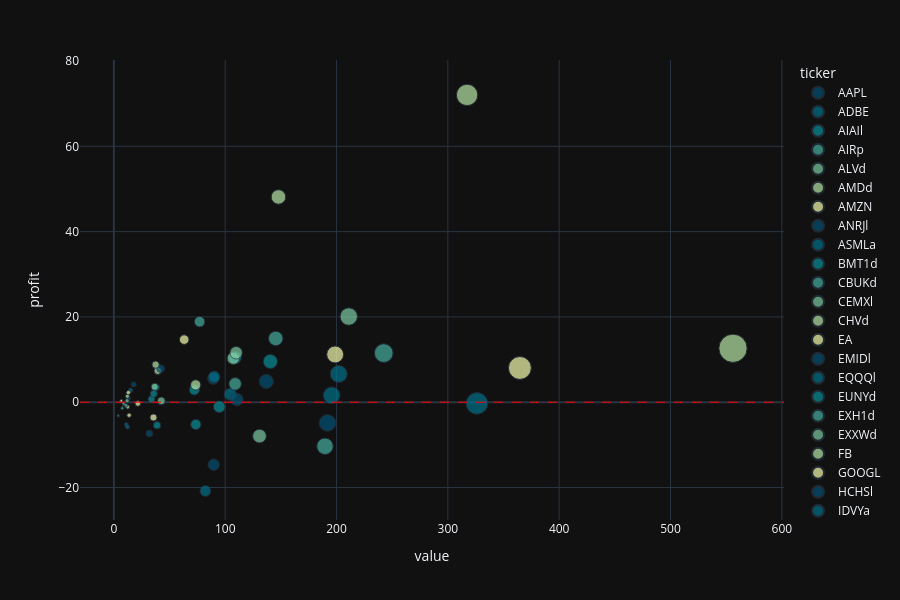

This figure's notebook cell:
### Code cell
fig = px.scatter(
    df,
    x="value",
    y="profit",
    color="ticker",
    size="weight_pct",
    hover_data=['ticker', 'name'],
    color_continuous_scale=px.colors.sequential.Bluyl_r,
)

# Add horizontal line at profit = 0
fig.add_hline(
    y=0,
    line_color="red",
    line_width=1,
    line_dash="dash"
)

fig.show()

### Figure 1 — Plotly figure (JSON) as saved in the notebook; plotly's stock layout.template omitted (floating-point values rounded to 4 significant figures)
{"data": [{"customdata": [["AAPL", "Apple"]], "hovertemplate": "ticker=%{customdata[0]}<br>value=%{x}<br>profit=%{y}<br>weight_pct=%{marker.size}<br>name=%{customdata[1]}<extra></extra>", "legendgroup": "AAPL", "marker": {"color": "rgb(4, 82, 117)", "size": [0.2231], "sizemode": "area", "sizeref": 0.02401, "symbol": "circle"}, "mode": "markers", "name": "AAPL", "orientation": "v", "showlegend": true, "type": "scatter", "x": [12.92], "xaxis": "x", "y": [0.96], "yaxis": "y"}, {"customdata": [["ADBE", "Adobe"]], "hovertemplate": "ticker=%{customdata[0]}<br>value=%{x}<br>profit=%{y}<br>weight_pct=%{marker.size}<br>name=%{customdata[1]}<extra></extra>", "legendgroup": "ADBE", "marker": {"color": "rgb(0, 113, 139)", "size": [0.1922], "sizemode": "area", "sizeref": 0.02401, "symbol": "circle"}, "mode": "markers", "name": "ADBE", "orientation": "v", "showlegend": true, "type": "scatter", "x": [11.13], "xaxis": "x", "y": [-5.23], "yaxis": "y"}, {"customdata": [["AIAIl", "L&G Artificial Intelligence (Acc)"]], "hovertemplate": "ticker=%{customdata[0]}<br>value=%{x}<br>profit=%{y}<br>weight_pct=%{marker.size}<br>name=%{customdata[1]}<extra></extra>", "legendgroup": "AIAIl", "marker": {"color": "rgb(8, 144, 153)", "size": [1.635], "sizemode": "area", "sizeref": 0.02401, "symbol": "circle"}, "mode": "markers", "name": "AIAIl", "orientation": "v", "showlegend": true, "type": "scatter", "x": [94.7], "xaxis": "x", "y": [-1.08], "yaxis": "y"}, {"customdata": [["AIRp", "Airbus"]], "hovertemplate": "ticker=%{customdata[0]}<br>value=%{x}<br>profit=%{y}<br>weight_pct=%{marker.size}<br>name=%{customdata[1]}<extra></extra>", "legendgroup": "AIRp", "marker": {"color": "rgb(70, 174, 160)", "size": [0.1307], "sizemode": "area", "sizeref": 0.02401, "symbol": "circle"}, "mode": "markers", "name": "AIRp", "orientation": "v", "showlegend": true, "type": "scatter", "x": [7.57], "xaxis": "x", "y": [-1.41], "yaxis": "y"}, {"customdata": [["ALVd", "Allianz"]], "hovertemplate": "ticker=%{customdata[0]}<br>value=%{x}<br>profit=%{y}<br>weight_pct=%{marker.size}<br>name=%{customdata[1]}<extra></extra>", "legendgroup": "ALVd", "marker": {"color": "rgb(124, 203, 162)", "size": [0.1534], "sizemode": "area", "sizeref": 0.02401, "symbol": "circle"}, "mode": "markers", "name": "ALVd", "orientation": "v", "showlegend": true, "type": "scatter", "x": [8.88], "xaxis": "x", "y": [-0.34], "yaxis": "y"}, {"customdata": [["AMDd", "Advanced Micro Devices"]], "hovertemplate": "ticker=%{customdata[0]}<br>value=%{x}<br>profit=%{y}<br>weight_pct=%{marker.size}<br>name=%{customdata[1]}<extra></extra>", "legendgroup": "AMDd", "marker": {"color": "rgb(183, 230, 165)", "size": [0.2091], "sizemode": "area", "sizeref": 0.02401, "symbol": "circle"}, "mode": "markers", "name": "AMDd", "orientation": "v", "showlegend": true, "type": "scatter", "x": [12.11], "xaxis": "x", "y": [1.42], "yaxis": "y"}, {"customdata": [["AMZN", "Amazon"]], "hovertemplate": "ticker=%{customdata[0]}<br>value=%{x}<br>profit=%{y}<br>weight_pct=%{marker.size}<br>name=%{customdata[1]}<extra></extra>", "legendgroup": "AMZN", "marker": {"color": "rgb(247, 254, 174)", "size": [0.372], "sizemode": "area", "sizeref": 0.02401, "symbol": "circle"}, "mode": "markers", "name": "AMZN", "orientation": "v", "showlegend": true, "type": "scatter", "x": [21.54], "xaxis": "x", "y": [-0.32], "yaxis": "y"}, {"customdata": [["ANRJl", "Amundi Global Hydrogen"]], "hovertemplate": "ticker=%{customdata[0]}<br>value=%{x}<br>profit=%{y}<br>weight_pct=%{marker.size}<br>name=%{customdata[1]}<extra></extra>", "legendgroup": "ANRJl", "marker": {"color": "rgb(4, 82, 117)", "size": [0.3076], "sizemode": "area", "sizeref": 0.02401, "symbol": "circle"}, "mode": "markers", "name": "ANRJl", "orientation": "v", "showlegend": true, "type": "scatter", "x": [17.81], "xaxis": "x", "y": [4.16], "yaxis": "y"}, {"customdata": [["ASMLa", "ASML"]], "hovertemplate": "ticker=%{customdata[0]}<br>value=%{x}<br>profit=%{y}<br>weight_pct=%{marker.size}<br>name=%{customdata[1]}<extra></extra>", "legendgroup": "ASMLa", "marker": {"color": "rgb(0, 113, 139)", "size": [0.2584], "sizemode": "area", "sizeref": 0.02401, "symbol": "circle"}, "mode": "markers", "name": "ASMLa", "orientation": "v", "showlegend": true, "type": "scatter", "x": [14.96], "xaxis": "x", "y": [2.79], "yaxis": "y"}, {"customdata": [["BMT1d", "British American Tobacco"]], "hovertemplate": "ticker=%{customdata[0]}<br>value=%{x}<br>profit=%{y}<br>weight_pct=%{marker.size}<br>name=%{customdata[1]}<extra></extra>", "legendgroup": "BMT1d", "marker": {"color": "rgb(8, 144, 153)", "size": [0.6498], "sizemode": "area", "sizeref": 0.02401, "symbol": "circle"}, "mode": "markers", "name": "BMT1d", "orientation": "v", "showlegend": true, "type": "scatter", "x": [37.63], "xaxis": "x", "y": [3.48], "yaxis": "y"}, {"customdata": [["CBUKd", "iShares MSCI China Tech (Acc)"]], "hovertemplate": "ticker=%{customdata[0]}<br>value=%{x}<br>profit=%{y}<br>weight_pct=%{marker.size}<br>name=%{customdata[1]}<extra></extra>", "legendgroup": "CBUKd", "marker": {"color": "rgb(70, 174, 160)", "size": [3.275], "sizemode": "area", "sizeref": 0.02401, "symbol": "circle"}, "mode": "markers", "name": "CBUKd", "orientation": "v", "showlegend": true, "type": "scatter", "x": [189.6], "xaxis": "x", "y": [-10.33], "yaxis": "y"}, {"customdata": [["CEMXl", "iShares MSCI EM Consumer Growth (Acc)"]], "hovertemplate": "ticker=%{customdata[0]}<br>value=%{x}<br>profit=%{y}<br>weight_pct=%{marker.size}<br>name=%{customdata[1]}<extra></extra>", "legendgroup": "CEMXl", "marker": {"color": "rgb(124, 203, 162)", "size": [2.259], "sizemode": "area", "sizeref": 0.02401, "symbol": "circle"}, "mode": "markers", "name": "CEMXl", "orientation": "v", "showlegend": true, "type": "scatter", "x": [130.8], "xaxis": "x", "y": [-7.94], "yaxis": "y"}, {"customdata": [["CHVd", "Chevron"]], "hovertemplate": "ticker=%{customdata[0]}<br>value=%{x}<br>profit=%{y}<br>weight_pct=%{marker.size}<br>name=%{customdata[1]}<extra></extra>", "legendgroup": "CHVd", "marker": {"color": "rgb(183, 230, 165)", "size": [0.6801], "sizemode": "area", "sizeref": 0.02401, "symbol": "circle"}, "mode": "markers", "name": "CHVd", "orientation": "v", "showlegend": true, "type": "scatter", "x": [39.38], "xaxis": "x", "y": [7.38], "yaxis": "y"}, {"customdata": [["EA", "Electronic Arts"]], "hovertemplate": "ticker=%{customdata[0]}<br>value=%{x}<br>profit=%{y}<br>weight_pct=%{marker.size}<br>name=%{customdata[1]}<extra></extra>", "legendgroup": "EA", "marker": {"color": "rgb(247, 254, 174)", "size": [0.2242], "sizemode": "area", "sizeref": 0.02401, "symbol": "circle"}, "mode": "markers", "name": "EA", "orientation": "v", "showlegend": true, "type": "scatter", "x": [12.98], "xaxis": "x", "y": [2.25], "yaxis": "y"}, {"customdata": [["EMIDl", "iShares MSCI Europe Mid Cap (Dist)"]], "hovertemplate": "ticker=%{customdata[0]}<br>value=%{x}<br>profit=%{y}<br>weight_pct=%{marker.size}<br>name=%{customdata[1]}<extra></extra>", "legendgroup": "EMIDl", "marker": {"color": "rgb(4, 82, 117)", "size": [2.365], "sizemode": "area", "sizeref": 0.02401, "symbol": "circle"}, "mode": "markers", "name": "EMIDl", "orientation": "v", "showlegend": true, "type": "scatter", "x": [136.9], "xaxis": "x", "y": [4.86], "yaxis": "y"}, {"customdata": [["EQQQl", "Invesco EQQQ Nasdaq-100 (Dist)"]], "hovertemplate": "ticker=%{customdata[0]}<br>value=%{x}<br>profit=%{y}<br>weight_pct=%{marker.size}<br>name=%{customdata[1]}<extra></extra>", "legendgroup": "EQQQl", "marker": {"color": "rgb(0, 113, 139)", "size": [5.632], "sizemode": "area", "sizeref": 0.02401, "symbol": "circle"}, "mode": "markers", "name": "EQQQl", "orientation": "v", "showlegend": true, "type": "scatter", "x": [326.1], "xaxis": "x", "y": [-0.28], "yaxis": "y"}, {"customdata": [["EUNYd", "iShares EM Dividend (Dist)"]], "hovertemplate": "ticker=%{customdata[0]}<br>value=%{x}<br>profit=%{y}<br>weight_pct=%{marker.size}<br>name=%{customdata[1]}<extra></extra>", "legendgroup": "EUNYd", "marker": {"color": "rgb(8, 144, 153)", "size": [1.879], "sizemode": "area", "sizeref": 0.02401, "symbol": "circle"}, "mode": "markers", "name": "EUNYd", "orientation": "v", "showlegend": true, "type": "scatter", "x": [108.8], "xaxis": "x", "y": [10.43], "yaxis": "y"}, {"customdata": [["EXH1d", "iShares STOXX Europe 600 Oil & Gas DE (Dist)"]], "hovertemplate": "ticker=%{customdata[0]}<br>value=%{x}<br>profit=%{y}<br>weight_pct=%{marker.size}<br>name=%{customdata[1]}<extra></extra>", "legendgroup": "EXH1d", "marker": {"color": "rgb(70, 174, 160)", "size": [1.33], "sizemode": "area", "sizeref": 0.02401, "symbol": "circle"}, "mode": "markers", "name": "EXH1d", "orientation": "v", "showlegend": true, "type": "scatter", "x": [77.02], "xaxis": "x", "y": [18.88], "yaxis": "y"}, {"customdata": [["EXXWd", "iShares Dow Jones Asia Pacific Select Dividend 50 DE (Dist)"]], "hovertemplate": "ticker=%{customdata[0]}<br>value=%{x}<br>profit=%{y}<br>weight_pct=%{marker.size}<br>name=%{customdata[1]}<extra></extra>", "legendgroup": "EXXWd", "marker": {"color": "rgb(124, 203, 162)", "size": [1.852], "sizemode": "area", "sizeref": 0.02401, "symbol": "circle"}, "mode": "markers", "name": "EXXWd", "orientation": "v", "showlegend": true, "type": "scatter", "x": [107.2], "xaxis": "x", "y": [10.3], "yaxis": "y"}, {"customdata": [["FB", "Meta Platforms"]], "hovertemplate": "ticker=%{customdata[0]}<br>value=%{x}<br>profit=%{y}<br>weight_pct=%{marker.size}<br>name=%{customdata[1]}<extra></extra>", "legendgroup": "FB", "marker": {"color": "rgb(183, 230, 165)", "size": [0.2143], "sizemode": "area", "sizeref": 0.02401, "symbol": "circle"}, "mode": "markers", "name": "FB", "orientation": "v", "showlegend": true, "type": "scatter", "x": [12.41], "xaxis": "x", "y": [-1.12], "yaxis": "y"}, {"customdata": [["GOOGL", "Alphabet (Class A)"]], "hovertemplate": "ticker=%{customdata[0]}<br>value=%{x}<br>profit=%{y}<br>weight_pct=%{marker.size}<br>name=%{customdata[1]}<extra></extra>", "legendgroup": "GOOGL", "marker": {"color": "rgb(247, 254, 174)", "size": [1.091], "sizemode": "area", "sizeref": 0.02401, "symbol": "circle"}, "mode": "markers", "name": "GOOGL", "orientation": "v", "showlegend": true, "type": "scatter", "x": [63.17], "xaxis": "x", "y": [14.67], "yaxis": "y"}, {"customdata": [["HCHSl", "HSBC MSCI CHINA (Acc)"]], "hovertemplate": "ticker=%{customdata[0]}<br>value=%{x}<br>profit=%{y}<br>weight_pct=%{marker.size}<br>name=%{customdata[1]}<extra></extra>", "legendgroup": "HCHSl", "marker": {"color": "rgb(4, 82, 117)", "size": [3.313], "sizemode": "area", "sizeref": 0.02401, "symbol": "circle"}, "mode": "markers", "name": "HCHSl", "orientation": "v", "showlegend": true, "type": "scatter", "x": [191.8], "xaxis": "x", "y": [-4.87], "yaxis": "y"}, {"customdata": [["IDVYa", "iShares Euro Dividend (Dist)"]], "hovertemplate": "ticker=%{customdata[0]}<br>value=%{x}<br>profit=%{y}<br>weight_pct=%{marker.size}<br>name=%{customdata[1]}<extra></extra>", "legendgroup": "IDVYa", "marker": {"color": "rgb(0, 113, 139)", "size": [1.806], "sizemode": "area", "sizeref": 0.02401, "symbol": "circle"}, "mode": "markers", "name": "IDVYa", "orientation": "v", "showlegend": true, "type": "scatter", "x": [104.5], "xaxis": "x", "y": [1.87], "yaxis": "y"}, {"customdata": [["IH2Ol", "iShares Global Water (Dist)"]], "hovertemplate": "ticker=%{customdata[0]}<br>value=%{x}<br>profit=%{y}<br>weight_pct=%{marker.size}<br>name=%{customdata[1]}<extra></extra>", "legendgroup": "IH2Ol", "marker": {"color": "rgb(8, 144, 153)", "size": [0.5834], "sizemode": "area", "sizeref": 0.02401, "symbol": "circle"}, "mode": "markers", "name": "IH2Ol", "orientation": "v", "showlegend": true, "type": "scatter", "x": [33.78], "xaxis": "x", "y": [0.72], "yaxis": "y"}, {"customdata": [["INTLl", "WisdomTree Artificial Intelligence (Acc)"]], "hovertemplate": "ticker=%{customdata[0]}<br>value=%{x}<br>profit=%{y}<br>weight_pct=%{marker.size}<br>name=%{customdata[1]}<extra></extra>", "legendgroup": "INTLl", "marker": {"color": "rgb(70, 174, 160)", "size": [4.186], "sizemode": "area", "sizeref": 0.02401, "symbol": "circle"}, "mode": "markers", "name": "INTLl", "orientation": "v", "showlegend": true, "type": "scatter", "x": [242.4], "xaxis": "x", "y": [11.52], "yaxis": "y"}, {"customdata": [["ISFEl", "iShares MSCI AC Far East ex-Japan Small Cap (Dist)"]], "hovertemplate": "ticker=%{customdata[0]}<br>value=%{x}<br>profit=%{y}<br>weight_pct=%{marker.size}<br>name=%{customdata[1]}<extra></extra>", "legendgroup": "ISFEl", "marker": {"color": "rgb(124, 203, 162)", "size": [1.897], "sizemode": "area", "sizeref": 0.02401, "symbol": "circle"}, "mode": "markers", "name": "ISFEl", "orientation": "v", "showlegend": true, "type": "scatter", "x": [109.8], "xaxis": "x", "y": [11.59], "yaxis": "y"}, {"customdata": [["ISLNl", "iShares Physical Silver"]], "hovertemplate": "ticker=%{customdata[0]}<br>value=%{x}<br>profit=%{y}<br>weight_pct=%{marker.size}<br>name=%{customdata[1]}<extra></extra>", "legendgroup": "ISLNl", "marker": {"color": "rgb(183, 230, 165)", "size": [2.553], "sizemode": "area", "sizeref": 0.02401, "symbol": "circle"}, "mode": "markers", "name": "ISLNl", "orientation": "v", "showlegend": true, "type": "scatter", "x": [147.8], "xaxis": "x", "y": [48.12], "yaxis": "y"}, {"customdata": [["IUS3", "iShares S&P Small Cap 600 (Dist)"]], "hovertemplate": "ticker=%{customdata[0]}<br>value=%{x}<br>profit=%{y}<br>weight_pct=%{marker.size}<br>name=%{customdata[1]}<extra></extra>", "legendgroup": "IUS3", "marker": {"color": "rgb(247, 254, 174)", "size": [3.432], "sizemode": "area", "sizeref": 0.02401, "symbol": "circle"}, "mode": "markers", "name": "IUS3", "orientation": "v", "showlegend": true, "type": "scatter", "x": [198.8], "xaxis": "x", "y": [11.19], "yaxis": "y"}, {"customdata": [["IUSNd", "iShares MSCI World Small Cap (Acc)"]], "hovertemplate": "ticker=%{customdata[0]}<br>value=%{x}<br>profit=%{y}<br>weight_pct=%{marker.size}<br>name=%{customdata[1]}<extra></extra>", "legendgroup": "IUSNd", "marker": {"color": "rgb(4, 82, 117)", "size": [1.542], "sizemode": "area", "sizeref": 0.02401, "symbol": "circle"}, "mode": "markers", "name": "IUSNd", "orientation": "v", "showlegend": true, "type": "scatter", "x": [89.3], "xaxis": "x", "y": [5.51], "yaxis": "y"}, {"customdata": [["IUSZl", "iShares MSCI USA Mid-Cap Equal Weight (Acc)"]], "hovertemplate": "ticker=%{customdata[0]}<br>value=%{x}<br>profit=%{y}<br>weight_pct=%{marker.size}<br>name=%{customdata[1]}<extra></extra>", "legendgroup": "IUSZl", "marker": {"color": "rgb(0, 113, 139)", "size": [3.379], "sizemode": "area", "sizeref": 0.02401, "symbol": "circle"}, "mode": "markers", "name": "IUSZl", "orientation": "v", "showlegend": true, "type": "scatter", "x": [195.6], "xaxis": "x", "y": [1.62], "yaxis": "y"}, {"customdata": [["IWDPl", "iShares Developed Markets Property Yield (Dist)"]], "hovertemplate": "ticker=%{customdata[0]}<br>value=%{x}<br>profit=%{y}<br>weight_pct=%{marker.size}<br>name=%{customdata[1]}<extra></extra>", "legendgroup": "IWDPl", "marker": {"color": "rgb(8, 144, 153)", "size": [1.248], "sizemode": "area", "sizeref": 0.02401, "symbol": "circle"}, "mode": "markers", "name": "IWDPl", "orientation": "v", "showlegend": true, "type": "scatter", "x": [72.27], "xaxis": "x", "y": [2.87], "yaxis": "y"}, {"customdata": [["IWSZl", "iShares MSCI World Mid-Cap Equal Weight (Acc)"]], "hovertemplate": "ticker=%{customdata[0]}<br>value=%{x}<br>profit=%{y}<br>weight_pct=%{marker.size}<br>name=%{customdata[1]}<extra></extra>", "legendgroup": "IWSZl", "marker": {"color": "rgb(70, 174, 160)", "size": [1.881], "sizemode": "area", "sizeref": 0.02401, "symbol": "circle"}, "mode": "markers", "name": "IWSZl", "orientation": "v", "showlegend": true, "type": "scatter", "x": [108.9], "xaxis": "x", "y": [4.3], "yaxis": "y"}, {"customdata": [["KO", "Coca-Cola"]], "hovertemplate": "ticker=%{customdata[0]}<br>value=%{x}<br>profit=%{y}<br>weight_pct=%{marker.size}<br>name=%{customdata[1]}<extra></extra>", "legendgroup": "KO", "marker": {"color": "rgb(124, 203, 162)", "size": [0.6322], "sizemode": "area", "sizeref": 0.02401, "symbol": "circle"}, "mode": "markers", "name": "KO", "orientation": "v", "showlegend": true, "type": "scatter", "x": [36.61], "xaxis": "x", "y": [3.61], "yaxis": "y"}, {"customdata": [["LYPUd", "Amundi Australia S&P/ASX 200 (Dist)"]], "hovertemplate": "ticker=%{customdata[0]}<br>value=%{x}<br>profit=%{y}<br>weight_pct=%{marker.size}<br>name=%{customdata[1]}<extra></extra>", "legendgroup": "LYPUd", "marker": {"color": "rgb(183, 230, 165)", "size": [1.269], "sizemode": "area", "sizeref": 0.02401, "symbol": "circle"}, "mode": "markers", "name": "LYPUd", "orientation": "v", "showlegend": true, "type": "scatter", "x": [73.47], "xaxis": "x", "y": [4.06], "yaxis": "y"}, {"customdata": [["MSFT", "Microsoft"]], "hovertemplate": "ticker=%{customdata[0]}<br>value=%{x}<br>profit=%{y}<br>weight_pct=%{marker.size}<br>name=%{customdata[1]}<extra></extra>", "legendgroup": "MSFT", "marker": {"color": "rgb(247, 254, 174)", "size": [0.2362], "sizemode": "area", "sizeref": 0.02401, "symbol": "circle"}, "mode": "markers", "name": "MSFT", "orientation": "v", "showlegend": true, "type": "scatter", "x": [13.68], "xaxis": "x", "y": [-3.05], "yaxis": "y"}, {"customdata": [["NKE", "Nike"]], "hovertemplate": "ticker=%{customdata[0]}<br>value=%{x}<br>profit=%{y}<br>weight_pct=%{marker.size}<br>name=%{customdata[1]}<extra></extra>", "legendgroup": "NKE", "marker": {"color": "rgb(4, 82, 117)", "size": [0.5502], "sizemode": "area", "sizeref": 0.02401, "symbol": "circle"}, "mode": "markers", "name": "NKE", "orientation": "v", "showlegend": true, "type": "scatter", "x": [31.86], "xaxis": "x", "y": [-7.35], "yaxis": "y"}, {"customdata": [["NVDd", "Nvidia"]], "hovertemplate": "ticker=%{customdata[0]}<br>value=%{x}<br>profit=%{y}<br>weight_pct=%{marker.size}<br>name=%{customdata[1]}<extra></extra>", "legendgroup": "NVDd", "marker": {"color": "rgb(0, 113, 139)", "size": [1.556], "sizemode": "area", "sizeref": 0.02401, "symbol": "circle"}, "mode": "markers", "name": "NVDd", "orientation": "v", "showlegend": true, "type": "scatter", "x": [90.13], "xaxis": "x", "y": [5.97], "yaxis": "y"}, {"customdata": [["PFE", "Pfizer"]], "hovertemplate": "ticker=%{customdata[0]}<br>value=%{x}<br>profit=%{y}<br>weight_pct=%{marker.size}<br>name=%{customdata[1]}<extra></extra>", "legendgroup": "PFE", "marker": {"color": "rgb(8, 144, 153)", "size": [0.6191], "sizemode": "area", "sizeref": 0.02401, "symbol": "circle"}, "mode": "markers", "name": "PFE", "orientation": "v", "showlegend": true, "type": "scatter", "x": [35.85], "xaxis": "x", "y": [1.99], "yaxis": "y"}, {"customdata": [["PLTR", "Palantir"]], "hovertemplate": "ticker=%{customdata[0]}<br>value=%{x}<br>profit=%{y}<br>weight_pct=%{marker.size}<br>name=%{customdata[1]}<extra></extra>", "legendgroup": "PLTR", "marker": {"color": "rgb(70, 174, 160)", "size": [0.1851], "sizemode": "area", "sizeref": 0.02401, "symbol": "circle"}, "mode": "markers", "name": "PLTR", "orientation": "v", "showlegend": true, "type": "scatter", "x": [10.72], "xaxis": "x", "y": [-0.7], "yaxis": "y"}, {"customdata": [["SC0Ud", "Invesco STOXX Europe 600 Optimised Banks (Acc)"]], "hovertemplate": "ticker=%{customdata[0]}<br>value=%{x}<br>profit=%{y}<br>weight_pct=%{marker.size}<br>name=%{customdata[1]}<extra></extra>", "legendgroup": "SC0Ud", "marker": {"color": "rgb(124, 203, 162)", "size": [0.7355], "sizemode": "area", "sizeref": 0.02401, "symbol": "circle"}, "mode": "markers", "name": "SC0Ud", "orientation": "v", "showlegend": true, "type": "scatter", "x": [42.59], "xaxis": "x", "y": [0.32], "yaxis": "y"}, {"customdata": [["SEMIl", "iShares MSCI Global Semiconductors (Acc)"]], "hovertemplate": "ticker=%{customdata[0]}<br>value=%{x}<br>profit=%{y}<br>weight_pct=%{marker.size}<br>name=%{customdata[1]}<extra></extra>", "legendgroup": "SEMIl", "marker": {"color": "rgb(183, 230, 165)", "size": [5.479], "sizemode": "area", "sizeref": 0.02401, "symbol": "circle"}, "mode": "markers", "name": "SEMIl", "orientation": "v", "showlegend": true, "type": "scatter", "x": [317.3], "xaxis": "x", "y": [72.04], "yaxis": "y"}, {"customdata": [["SFGYY", "Sony Financial Group"]], "hovertemplate": "ticker=%{customdata[0]}<br>value=%{x}<br>profit=%{y}<br>weight_pct=%{marker.size}<br>name=%{customdata[1]}<extra></extra>", "legendgroup": "SFGYY", "marker": {"color": "rgb(247, 254, 174)", "size": [0.115], "sizemode": "area", "sizeref": 0.02401, "symbol": "circle"}, "mode": "markers", "name": "SFGYY", "orientation": "v", "showlegend": true, "type": "scatter", "x": [6.66], "xaxis": "x", "y": [0.31], "yaxis": "y"}, {"customdata": [["SHELl", "Shell"]], "hovertemplate": "ticker=%{customdata[0]}<br>value=%{x}<br>profit=%{y}<br>weight_pct=%{marker.size}<br>name=%{customdata[1]}<extra></extra>", "legendgroup": "SHELl", "marker": {"color": "rgb(4, 82, 117)", "size": [0.7246], "sizemode": "area", "sizeref": 0.02401, "symbol": "circle"}, "mode": "markers", "name": "SHELl", "orientation": "v", "showlegend": true, "type": "scatter", "x": [41.96], "xaxis": "x", "y": [7.88], "yaxis": "y"}, {"customdata": [["SMCI", "Super Micro Computer"]], "hovertemplate": "ticker=%{customdata[0]}<br>value=%{x}<br>profit=%{y}<br>weight_pct=%{marker.size}<br>name=%{customdata[1]}<extra></extra>", "legendgroup": "SMCI", "marker": {"color": "rgb(0, 113, 139)", "size": [0.2119], "sizemode": "area", "sizeref": 0.02401, "symbol": "circle"}, "mode": "markers", "name": "SMCI", "orientation": "v", "showlegend": true, "type": "scatter", "x": [12.27], "xaxis": "x", "y": [-5.81], "yaxis": "y"}, {"customdata": [["SNE", "Sony"]], "hovertemplate": "ticker=%{customdata[0]}<br>value=%{x}<br>profit=%{y}<br>weight_pct=%{marker.size}<br>name=%{customdata[1]}<extra></extra>", "legendgroup": "SNE", "marker": {"color": "rgb(8, 144, 153)", "size": [0.6692], "sizemode": "area", "sizeref": 0.02401, "symbol": "circle"}, "mode": "markers", "name": "SNE", "orientation": "v", "showlegend": true, "type": "scatter", "x": [38.75], "xaxis": "x", "y": [-5.41], "yaxis": "y"}, {"customdata": [["SNII", "Rigetti Computing"]], "hovertemplate": "ticker=%{customdata[0]}<br>value=%{x}<br>profit=%{y}<br>weight_pct=%{marker.size}<br>name=%{customdata[1]}<extra></extra>", "legendgroup": "SNII", "marker": {"color": "rgb(70, 174, 160)", "size": [0.06701], "sizemode": "area", "sizeref": 0.02401, "symbol": "circle"}, "mode": "markers", "name": "SNII", "orientation": "v", "showlegend": true, "type": "scatter", "x": [3.88], "xaxis": "x", "y": [-3.18], "yaxis": "y"}, {"customdata": [["TSLA", "Tesla"]], "hovertemplate": "ticker=%{customdata[0]}<br>value=%{x}<br>profit=%{y}<br>weight_pct=%{marker.size}<br>name=%{customdata[1]}<extra></extra>", "legendgroup": "TSLA", "marker": {"color": "rgb(124, 203, 162)", "size": [0.2053], "sizemode": "area", "sizeref": 0.02401, "symbol": "circle"}, "mode": "markers", "name": "TSLA", "orientation": "v", "showlegend": true, "type": "scatter", "x": [11.89], "xaxis": "x", "y": [0.34], "yaxis": "y"}, {"customdata": [["TSM", "Taiwan Semiconductor Manufacturing"]], "hovertemplate": "ticker=%{customdata[0]}<br>value=%{x}<br>profit=%{y}<br>weight_pct=%{marker.size}<br>name=%{customdata[1]}<extra></extra>", "legendgroup": "TSM", "marker": {"color": "rgb(183, 230, 165)", "size": [0.6476], "sizemode": "area", "sizeref": 0.02401, "symbol": "circle"}, "mode": "markers", "name": "TSM", "orientation": "v", "showlegend": true, "type": "scatter", "x": [37.5], "xaxis": "x", "y": [8.81], "yaxis": "y"}, {"customdata": [["UNH", "UnitedHealth"]], "hovertemplate": "ticker=%{customdata[0]}<br>value=%{x}<br>profit=%{y}<br>weight_pct=%{marker.size}<br>name=%{customdata[1]}<extra></extra>", "legendgroup": "UNH", "marker": {"color": "rgb(247, 254, 174)", "size": [0.6144], "sizemode": "area", "sizeref": 0.02401, "symbol": "circle"}, "mode": "markers", "name": "UNH", "orientation": "v", "showlegend": true, "type": "scatter", "x": [35.58], "xaxis": "x", "y": [-3.58], "yaxis": "y"}, {"customdata": [["VAGSl", "Vanguard Global Aggregate Bond (Acc)"]], "hovertemplate": "ticker=%{customdata[0]}<br>value=%{x}<br>profit=%{y}<br>weight_pct=%{marker.size}<br>name=%{customdata[1]}<extra></extra>", "legendgroup": "VAGSl", "marker": {"color": "rgb(4, 82, 117)", "size": [1.908], "sizemode": "area", "sizeref": 0.02401, "symbol": "circle"}, "mode": "markers", "name": "VAGSl", "orientation": "v", "showlegend": true, "type": "scatter", "x": [110.5], "xaxis": "x", "y": [0.64], "yaxis": "y"}, {"customdata": [["VERGl", "Vanguard FTSE Developed Europe ex UK"]], "hovertemplate": "ticker=%{customdata[0]}<br>value=%{x}<br>profit=%{y}<br>weight_pct=%{marker.size}<br>name=%{customdata[1]}<extra></extra>", "legendgroup": "VERGl", "marker": {"color": "rgb(0, 113, 139)", "size": [3.488], "sizemode": "area", "sizeref": 0.02401, "symbol": "circle"}, "mode": "markers", "name": "VERGl", "orientation": "v", "showlegend": true, "type": "scatter", "x": [202.0], "xaxis": "x", "y": [6.63], "yaxis": "y"}, {"customdata": [["VGWEd", "Vanguard FTSE All-World High Dividend Yield (Acc)"]], "hovertemplate": "ticker=%{customdata[0]}<br>value=%{x}<br>profit=%{y}<br>weight_pct=%{marker.size}<br>name=%{customdata[1]}<extra></extra>", "legendgroup": "VGWEd", "marker": {"color": "rgb(8, 144, 153)", "size": [2.428], "sizemode": "area", "sizeref": 0.02401, "symbol": "circle"}, "mode": "markers", "name": "VGWEd", "orientation": "v", "showlegend": true, "type": "scatter", "x": [140.6], "xaxis": "x", "y": [9.54], "yaxis": "y"}, {"customdata": [["VJPBl", "Vanguard FTSE Japan (Acc)"]], "hovertemplate": "ticker=%{customdata[0]}<br>value=%{x}<br>profit=%{y}<br>weight_pct=%{marker.size}<br>name=%{customdata[1]}<extra></extra>", "legendgroup": "VJPBl", "marker": {"color": "rgb(70, 174, 160)", "size": [2.511], "sizemode": "area", "sizeref": 0.02401, "symbol": "circle"}, "mode": "markers", "name": "VJPBl", "orientation": "v", "showlegend": true, "type": "scatter", "x": [145.4], "xaxis": "x", "y": [14.94], "yaxis": "y"}, {"customdata": [["VUKGl", "Vanguard FTSE 100 (Acc)"]], "hovertemplate": "ticker=%{customdata[0]}<br>value=%{x}<br>profit=%{y}<br>weight_pct=%{marker.size}<br>name=%{customdata[1]}<extra></extra>", "legendgroup": "VUKGl", "marker": {"color": "rgb(124, 203, 162)", "size": [3.644], "sizemode": "area", "sizeref": 0.02401, "symbol": "circle"}, "mode": "markers", "name": "VUKGl", "orientation": "v", "showlegend": true, "type": "scatter", "x": [211.0], "xaxis": "x", "y": [20.09], "yaxis": "y"}, {"customdata": [["VUSAl", "Vanguard S&P 500 (Dist)"]], "hovertemplate": "ticker=%{customdata[0]}<br>value=%{x}<br>profit=%{y}<br>weight_pct=%{marker.size}<br>name=%{customdata[1]}<extra></extra>", "legendgroup": "VUSAl", "marker": {"color": "rgb(183, 230, 165)", "size": [9.604], "sizemode": "area", "sizeref": 0.02401, "symbol": "circle"}, "mode": "markers", "name": "VUSAl", "orientation": "v", "showlegend": true, "type": "scatter", "x": [556.1], "xaxis": "x", "y": [12.64], "yaxis": "y"}, {"customdata": [["VWRPl", "Vanguard FTSE All-World (Acc)"]], "hovertemplate": "ticker=%{customdata[0]}<br>value=%{x}<br>profit=%{y}<br>weight_pct=%{marker.size}<br>name=%{customdata[1]}<extra></extra>", "legendgroup": "VWRPl", "marker": {"color": "rgb(247, 254, 174)", "size": [6.298], "sizemode": "area", "sizeref": 0.02401, "symbol": "circle"}, "mode": "markers", "name": "VWRPl", "orientation": "v", "showlegend": true, "type": "scatter", "x": [364.7], "xaxis": "x", "y": [8.03], "yaxis": "y"}, {"customdata": [["WCBRl", "WisdomTree Cybersecurity (Acc)"]], "hovertemplate": "ticker=%{customdata[0]}<br>value=%{x}<br>profit=%{y}<br>weight_pct=%{marker.size}<br>name=%{customdata[1]}<extra></extra>", "legendgroup": "WCBRl", "marker": {"color": "rgb(4, 82, 117)", "size": [1.548], "sizemode": "area", "sizeref": 0.02401, "symbol": "circle"}, "mode": "markers", "name": "WCBRl", "orientation": "v", "showlegend": true, "type": "scatter", "x": [89.65], "xaxis": "x", "y": [-14.66], "yaxis": "y"}, {"customdata": [["WCLDm", "WisdomTree Cloud Computing (Acc)"]], "hovertemplate": "ticker=%{customdata[0]}<br>value=%{x}<br>profit=%{y}<br>weight_pct=%{marker.size}<br>name=%{customdata[1]}<extra></extra>", "legendgroup": "WCLDm", "marker": {"color": "rgb(0, 113, 139)", "size": [1.419], "sizemode": "area", "sizeref": 0.02401, "symbol": "circle"}, "mode": "markers", "name": "WCLDm", "orientation": "v", "showlegend": true, "type": "scatter", "x": [82.19], "xaxis": "x", "y": [-20.8], "yaxis": "y"}, {"customdata": [["WQTMd", "WisdomTree Quantum Computing (Acc)"]], "hovertemplate": "ticker=%{customdata[0]}<br>value=%{x}<br>profit=%{y}<br>weight_pct=%{marker.size}<br>name=%{customdata[1]}<extra></extra>", "legendgroup": "WQTMd", "marker": {"color": "rgb(8, 144, 153)", "size": [1.271], "sizemode": "area", "sizeref": 0.02401, "symbol": "circle"}, "mode": "markers", "name": "WQTMd", "orientation": "v", "showlegend": true, "type": "scatter", "x": [73.62], "xaxis": "x", "y": [-5.22], "yaxis": "y"}], "layout": {"height": 600, "legend": {"itemsizing": "constant", "title": {"text": "ticker"}, "tracegroupgap": 0}, "margin": {"t": 60}, "shapes": [{"line": {"color": "red", "dash": "dash", "width": 1}, "type": "line", "x0": 0, "x1": 1, "xref": "x domain", "y0": 0, "y1": 0, "yref": "y"}], "xaxis": {"anchor": "y", "domain": [0, 1], "title": {"text": "value"}}, "yaxis": {"anchor": "x", "domain": [0, 1], "title": {"text": "profit"}}}}
